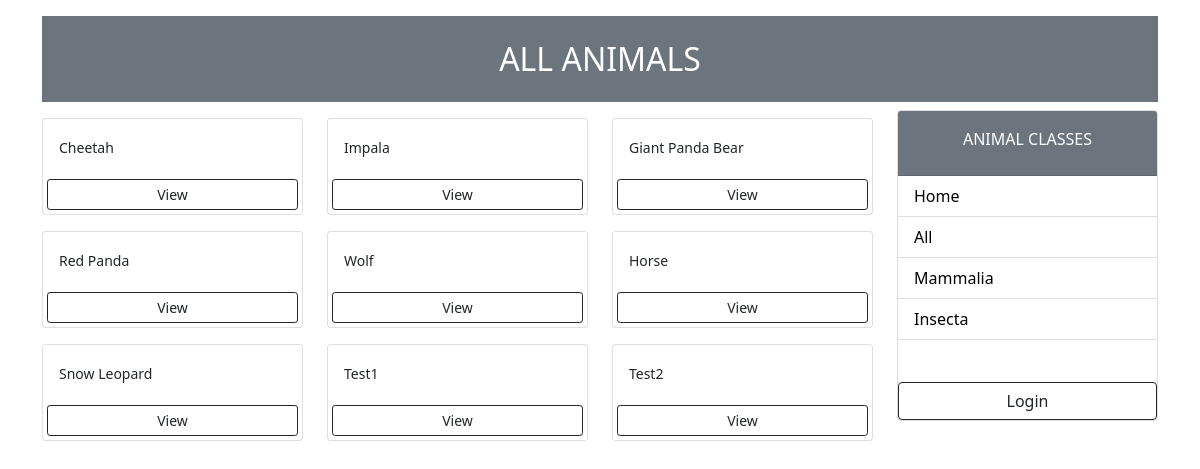
Page /all/ on the committed database.
### animals/models.py (models this page shows, shortened)
class Animal(models.Model):
    name = models.CharField(max_length=150)
    kingdom = models.CharField(max_length=60)
    phylum = models.CharField(max_length=60)
    classname = models.CharField(max_length=60)
    order = models.CharField(max_length=60)
    family = models.CharField(max_length=60)
    genus = models.CharField(max_length=60)
    scientificname = models.CharField(max_length=150)
    profile_views = models.IntegerField(default=0, null=True, blank=True)
    class Meta:
        verbose_name_plural = 'Animals'   # to define plural

### animals/views.py (the view)
# urls.py: path('all/', views.viewAll, name='terms'),
def viewAll(request):
    existing_animals = []
    animalnames = Animal.objects.values('id', 'name')
    for animal in animalnames:
        existing_animals.append(animal['name'].lower())
    classname = request.GET.get('classname')
    if classname  == None:
        animals = Animal.objects.all()
        animals = animals[:12]
    else:
        animals = Animal.objects.filter(classname=classname)
        animals = animals[:12]
    classes = Animal.objects.values('classname').distinct()
    context = {'classes': classes, 'animals':animals, 'classname': classname, 'total': len(existing_animals)}  # , 'all': all, 'repeated': repeated_animals, 'distinct': len(list(set(existing_animals)))
    return render(request, 'all.html', context)

### animals/templates/all.html (shortened to what this page needs)
{% load static %}
<!DOCTYPE html>
<html lang="en">
<head>
    <link href="https://cdn.jsdelivr.net/npm/bootstrap@5.1.3/dist/css/bootstrap.min.css" rel="stylesheet">
</head>
<body class="m-3">
    <div class="container mb-4">
        <div class="col bg-secondary text-white">
            {% if classname %}
            <h2 class="row justify-content-center text-uppercase p-4">{{classname}}</h2>
            {% else %}
            <h2 class="row justify-content-center text-uppercase p-4">All Animals</h2>
            {% endif %}
        </div>
        <div class="row">
            <div class="col-md-9">
                <div class="row">
                    {% for animal in animals %}
                    <div class="col-md-4">
                        <div class="card my-2">
                            <div class="card-body">
                                <small>{{animal.name}}</small>
                            </div>
                            <a href="{% url 'animals:detail' animal.id %}" class="btn btn-outline-dark btn-sm m-1">View</a>
                        </div>
                    </div>
                    {% empty %}
                    <h3>No photos...</h3>
                    {% endfor %}
                </div>
            </div>
            <div class="col-md-3">
                <div class="card">
                    <div class="card-header bg-secondary">
                        <p class="row text-uppercase text-white pt-2 justify-content-center">Animal Classes</p>
                    </div>
                    <ul class="list-group list-group-flush">
                        <li class="list-group-item">
                            <a href="{% url 'animals:home' %}">Home</a>
                        </li>
                        <li class="list-group-item">
                            <a href="{% url 'animals:all' %}">All</a>
                        </li>
                        {% for class in classes %}
                        <li class=" list-group-item">
                            {% if class.classname == "-" %}
                            <a href="{% url 'animals:all' %}?classname={{class.classname}}">
                                {{"Other"}}
                            </a> {% else %}<a href="{% url 'animals:all' %}?classname={{class.classname}}">
                                {{class.classname}}
                            </a> {% endif %}
                        </li>
                        {% endfor %} {% if request.user.is_authenticated %}
                        <a href="{% url 'animals:add' %}" class="btn btn-dark btn-block btn-md m-1">Add to API</a>
                        <a href="{% url 'animals:logout' %}" class="btn btn-dark btn-block btn-md m-1">Logout</a>{% else %}
                        <a href="{% url 'animals:login' %}" class="btn btn-outline-dark btn-md" style="margin-top: 2.6rem;">Login</a> {% endif %}
                    </ul>
                </div>
            </div>
        </div>
    </div>
</body>
</html>

### animals/templates/all.html (style rules this page uses)
.list-group-item a { text-decoration: none; color: black; }

### rows in the picture
Animal: name "Cheetah"
Animal: name "Impala"
Animal: name "Giant Panda Bear"
Animal: name "Red Panda"
Animal: name "Wolf"
Animal: name "Horse"
Animal: name "Snow Leopard"
Animal: name "Test1"
Animal: name "Test2"

### other values in the picture
{{ class.classname }} "Mammalia" "Insecta"
